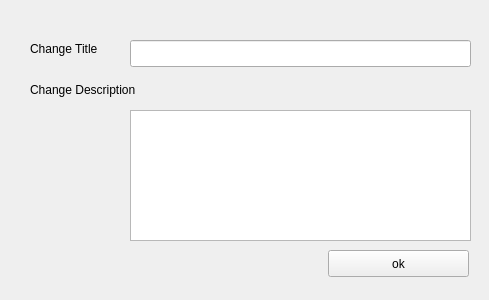
<?xml version="1.0" encoding="UTF-8"?>
<ui version="4.0">
 <class>editproject</class>
 <widget class="QWidget" name="editproject">
  <property name="geometry">
   <rect>
    <x>0</x>
    <y>0</y>
    <width>489</width>
    <height>300</height>
   </rect>
  </property>
  <property name="windowTitle">
   <string>Edit Project </string>
  </property>
  <widget class="QLineEdit" name="lineEdit">
   <property name="geometry">
    <rect>
     <x>130</x>
     <y>40</y>
     <width>341</width>
     <height>27</height>
    </rect>
   </property>
  </widget>
  <widget class="QTextEdit" name="textEdit">
   <property name="geometry">
    <rect>
     <x>130</x>
     <y>110</y>
     <width>341</width>
     <height>131</height>
    </rect>
   </property>
  </widget>
  <widget class="QLabel" name="label">
   <property name="geometry">
    <rect>
     <x>30</x>
     <y>40</y>
     <width>101</width>
     <height>17</height>
    </rect>
   </property>
   <property name="text">
    <string>Change Title</string>
   </property>
  </widget>
  <widget class="QLabel" name="label_2">
   <property name="geometry">
    <rect>
     <x>30</x>
     <y>80</y>
     <width>141</width>
     <height>20</height>
    </rect>
   </property>
   <property name="text">
    <string>Change Description</string>
   </property>
  </widget>
  <widget class="QPushButton" name="pushButton">
   <property name="geometry">
    <rect>
     <x>328</x>
     <y>250</y>
     <width>141</width>
     <height>27</height>
    </rect>
   </property>
   <property name="text">
    <string>ok</string>
   </property>
  </widget>
  <widget class="QLabel" name="label_3">
   <property name="geometry">
    <rect>
     <x>0</x>
     <y>0</y>
     <width>491</width>
     <height>301</height>
    </rect>
   </property>
   <property name="text">
    <string/>
   </property>
  </widget>
  <zorder>label_3</zorder>
  <zorder>lineEdit</zorder>
  <zorder>textEdit</zorder>
  <zorder>label</zorder>
  <zorder>label_2</zorder>
  <zorder>pushButton</zorder>
 </widget>
 <resources/>
 <connections/>
</ui>
